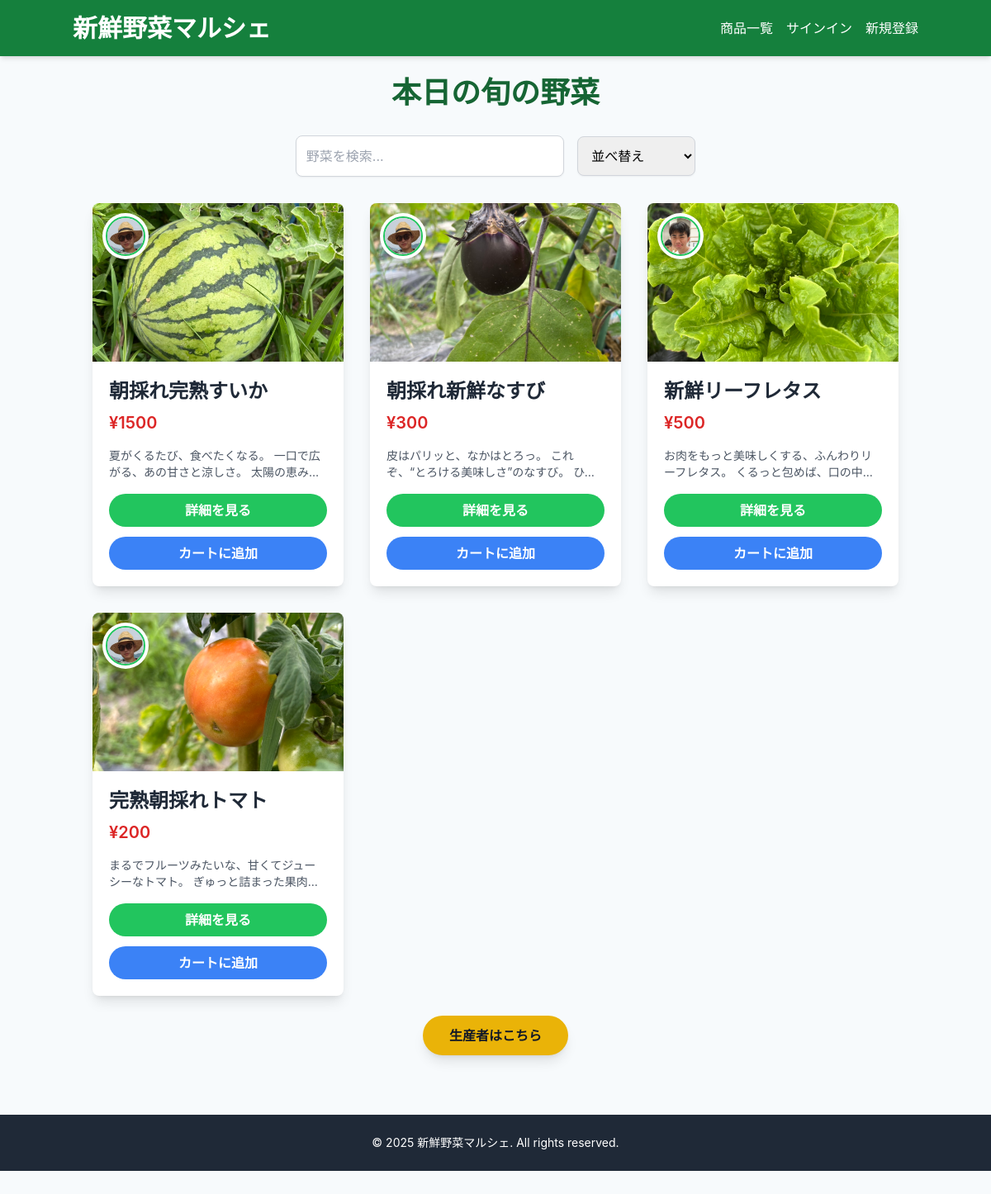
The page / on the database its author committed.
### server.py (models this page shows)
class Product(db.Model):
    id = db.Column(db.Integer, primary_key=True)
    name = db.Column(db.String(100), nullable=False)
    price = db.Column(db.Integer, nullable=False)
    description = db.Column(db.String(500), nullable=True)
    image_url = db.Column(db.String(200), nullable=True)
    producer_id = db.Column(db.Integer, db.ForeignKey('producer.id'), nullable=False)
    cart_items = db.relationship('CartItem', backref='product', lazy=True, cascade="all, delete-orphan")

class Producer(db.Model):
    id = db.Column(db.Integer, primary_key=True)
    username = db.Column(db.String(100), unique=True, nullable=False)
    password = db.Column(db.String(200), nullable=False)
    account_name = db.Column(db.String(100), nullable=False)
    bio = db.Column(db.String(1000), nullable=False)
    profile_image = db.Column(db.String(200), nullable=True) # 画像URLを保存
    youtube_video = db.Column(db.String(200), nullable=True)
    products = db.relationship('Product', backref='producer', lazy=True, cascade="all, delete-orphan")

### server.py (the view)
@app.route('/')
def index():
    products = Product.query.options(db.joinedload(Product.producer)).all()
    return render_template('index.html', products=products)

### templates/index.html (shortened to what this page needs)
<!DOCTYPE html>
<html lang="ja">
<head>
    <script src="https://cdn.tailwindcss.com"></script>
    <link rel="stylesheet" href="{{ url_for('static', filename='css/style.css') }}">
</head>
<body class="flex flex-col min-h-screen">
    <header class="bg-green-700 text-white p-4 shadow-md">
        <div class="container mx-auto flex flex-col md:flex-row justify-between items-center">
            <h1 class="text-3xl font-bold mb-2 md:mb-0">
                <a href="/" class="hover:text-green-200 transition duration-300">新鮮野菜マルシェ</a>
            </h1>
            <nav>
                <ul class="flex space-x-4">
                    <li><a href="#" class="hover:text-green-200 transition duration-300">商品一覧</a></li>
                    {% if session.consumer_id %}
                        <li><a href="{{ url_for('consumer_logout') }}" class="hover:text-green-200 transition duration-300">ログアウト</a></li>
                        <li><a href="{{ url_for('view_cart') }}" class="hover:text-green-200 transition duration-300">カート</a></li>
                    {% else %}
                        <li><a href="{{ url_for('consumer_login') }}" class="hover:text-green-200 transition duration-300">サインイン</a></li>
                        <li><a href="{{ url_for('consumer_register') }}" class="hover:text-green-200 transition duration-300">新規登録</a></li>
                    {% endif %}
                </ul>
            </nav>
        </div>
    </header>
    <main class="container mx-auto p-6 flex-grow">
        <h2 class="text-4xl font-extrabold text-center text-green-800 mb-8">本日の旬の野菜</h2>
        <div class="mb-8 flex flex-col sm:flex-row justify-center items-center space-y-4 sm:space-y-0 sm:space-x-4">
            <input type="text" id="searchInput" placeholder="野菜を検索..."
                   class="p-3 border border-gray-300 rounded-lg shadow-sm focus:outline-none focus:ring-2 focus:ring-green-500 w-full sm:w-1/2 md:w-1/3">
            <select id="sortSelect"
                    class="p-3 border border-gray-300 rounded-lg shadow-sm focus:outline-none focus:ring-2 focus:ring-green-500 w-full sm:w-auto">
                <option value="default">並べ替え</option>
            </select>
        </div>
        <div id="productGrid" class="grid grid-cols-1 sm:grid-cols-2 lg:grid-cols-3 xl:grid-cols-4 gap-8">
            {% for product in products %}
            <div class="bg-white rounded-lg shadow-lg overflow-hidden transform transition duration-300 hover:scale-105 relative">
                <img src="{{ product.image_url }}" alt="{{ product.name }}" class="w-full h-48 object-cover">
                <div class="p-5">
                    <h3 class="text-2xl font-bold text-gray-800 mb-2">{{ product.name }}</h3>
                    <p class="text-xl text-red-600 font-semibold mb-4">¥{{ product.price | int }}</p>
                    <p class="text-gray-600 text-sm mb-4 line-clamp-2">{{ product.description }}</p>
                    <div class="flex flex-col space-y-3">
                        <button class="view-detail-btn bg-green-500 hover:bg-green-600 text-white font-bold py-2 px-4 rounded-full transition duration-300 w-full"
                                data-product-id="{{ product.id }}"
                                data-product-name="{{ product.name }}"
                                data-product-price="{{ product.price }}"
                                data-product-description="{{ product.description }}"
                                data-product-image="{{ product.image_url }}">
                            詳細を見る
                        </button>
                        <button class="add-to-cart-btn bg-blue-500 hover:bg-blue-600 text-white font-bold py-2 px-4 rounded-full transition duration-300 w-full"
                                data-product-id="{{ product.id }}">
                            カートに追加
                        </button>
                    </div>
                </div>
                {% if product.producer %}
                <a href="{{ url_for('view_producer_profile', producer_id=product.producer.id) }}"
                   class="absolute top-3 left-3 bg-white rounded-full p-1 shadow-md hover:scale-110 transition duration-200 z-10">
                    <img src="{{ product.producer.profile_image }}"
                         alt="{{ product.producer.account_name }}"
                         class="w-12 h-12 rounded-full object-cover border-2 border-green-500">
                </a>
                {% endif %}
            </div>
            {% endfor %}
        </div>
    </main>
    <div class="text-center mb-8">
        <a href="{{ url_for('producer_dashboard') }}"
        class="bg-yellow-500 hover:bg-yellow-600 text-gray-900 font-bold py-3 px-8 rounded-full shadow-lg transition duration-300 transform hover:scale-105 inline-block">
            生産者はこちら
        </a>
    </div>
    <footer class="bg-gray-800 text-white p-6 mt-10">
        <div class="container mx-auto text-center text-sm">
            © 2025 新鮮野菜マルシェ. All rights reserved.
        </div>
    </footer>
</body>
</html>

### static/css/style.css (style rules this page uses)
body { font-family: 'Inter', sans-serif; background-color: #f7fafc; margin: 0; padding-bottom: 80px; }

### rows shown on the page
Product: image_url (picture), name "朝採れ完熟すいか", price "1500", description "夏がくるたび、食べたくなる。…", producer.profile_image (picture)
Product: image_url (picture), name "朝採れ新鮮なすび", price "300", description "皮はパリッと、なかはとろっ。…", producer.profile_image (picture)
Product: image_url (picture), name "新鮮リーフレタス", price "500", producer.profile_image (picture)
Product: image_url (picture), name "完熟朝採れトマト", price "200", producer.profile_image (picture)
